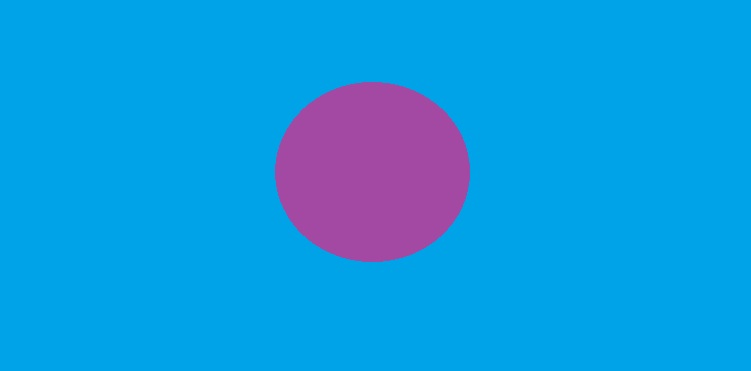
#> input picture A1.jpg, 751 x 371 px
$ python isolate_the_purple_zone.py
#> lines starting #> are read from the running program, lines starting #| are printed output that depends on the picture; after the words box and inside, x2 and y2 are one past the last pixel; in counts of white or black regions, pixels touching at a corner belong together

# importing cv2  and numpy
import cv2
import numpy as np

# Reading the image
imge = cv2.imread('./A1.jpg', cv2.IMREAD_COLOR)
#> imge is the input picture: shape (371, 751, 3); mean B, G, R 225.2, 154.1, 16.1

# Using fastNlMeansDenoisingColored() function for denoising
img = cv2.fastNlMeansDenoisingColored(imge, None, 20, 10, 7, 21)

# Calculating the height weight and channels
h, w, c = img.shape
#> h = 371; w = 751; c = 3

# Use the cvtColor() method of the cv2 module which takes the original image and the COLOR_BGR2GRAY attribute as an argument return black and white image.
gray_img = cv2.cvtColor(img, cv2.COLOR_BGR2GRAY)
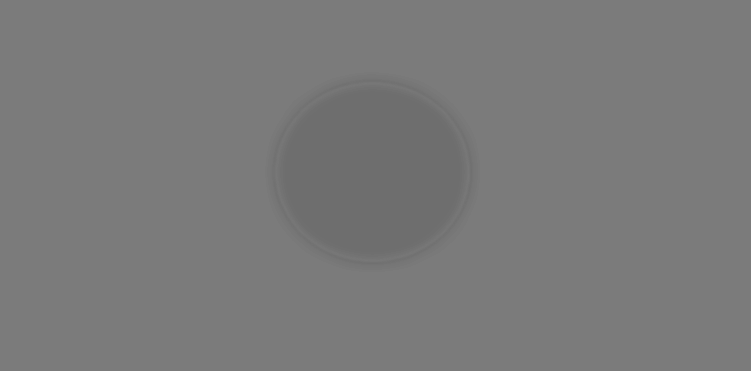
#> gray_img: shape (371, 751); min 110, max 123, mean 121.7

# Find the threshold. In the threshold() method, the last argument defines the style of the threshold
_, thresh = cv2.threshold(gray_img, 127, 255, cv2.THRESH_BINARY_INV + cv2.THRESH_OTSU)
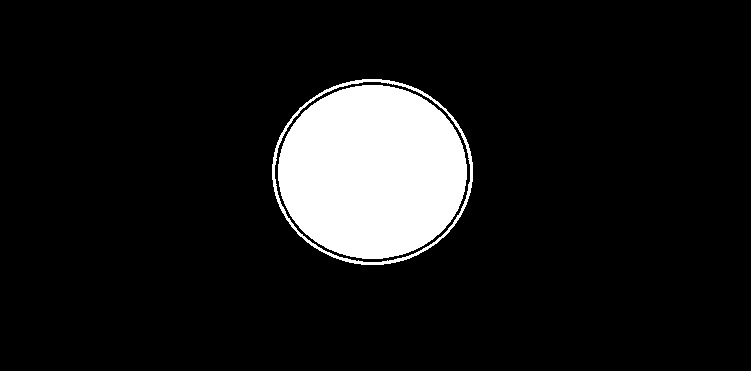
#> thresh: shape (371, 751); 9.9% white; 2 white regions

#Find the image contours. Use the findContours() which takes the image (we passed threshold here) and some attributes.
img_contours = cv2.findContours(thresh, cv2.RETR_TREE, cv2.CHAIN_APPROX_SIMPLE)[-2]
#> img_contours = 3 contours; box (x1, y1, x2, y2) and area: (272, 79, 473, 265) 29005, (274, 81, 471, 263) 27728, (278, 85, 467, 259) 25612

# Sort the contours.
img_contours = sorted(img_contours, key=cv2.contourArea)
for i in img_contours:
    if cv2.contourArea(i) > 100:
        break
#> this loop made 1 pass


# Generate the mask using np.zeros:
mask = np.zeros(img.shape[:2], np.uint8)

# Draw contours:
cv2.drawContours(mask, [i], -1, 255, -1)
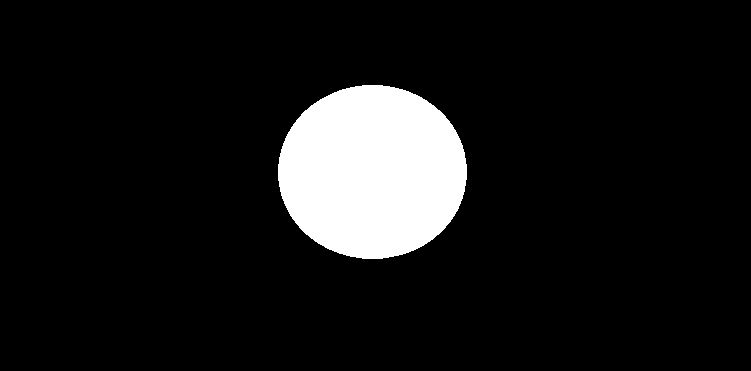
#> mask: shape (371, 751); 9.3% white; 1 white region, box (x1, y1, x2, y2) and area: (278, 85, 467, 259) 25870

# Apply the bitwise_and operator:
new_img = cv2.bitwise_and(img, img, mask=mask)
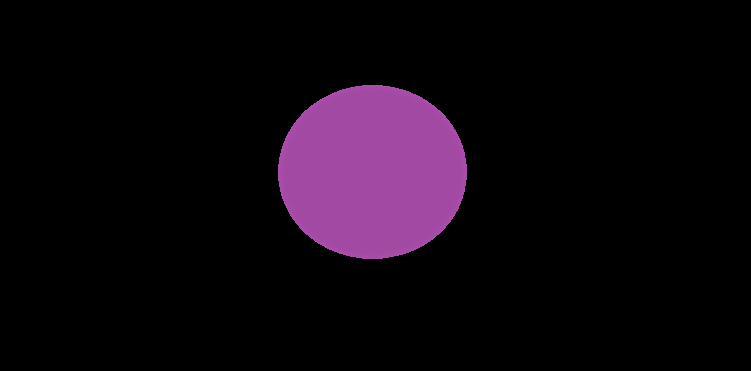
#> new_img: shape (371, 751, 3); mean B, G, R 15.2, 6.8, 15.1

# create zeros mask 2 pixels larger in each dimension
mask = np.zeros([h + 2, w + 2], np.uint8)

# do floodfill for white background
cv2.floodFill(new_img, mask, (619, 342), (255, 255, 255), (3, 151, 65), (3, 151, 65), flags=8)
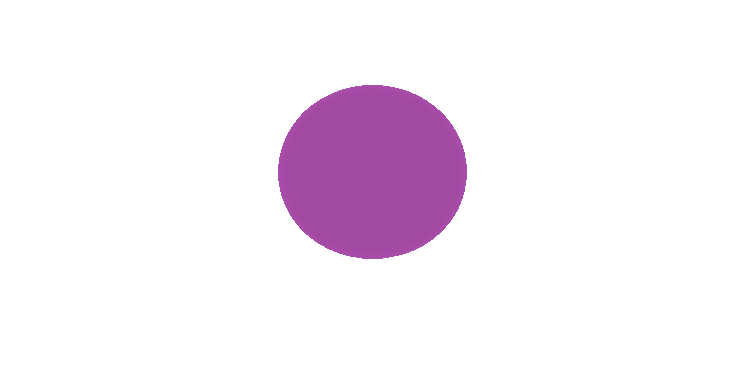
#> new_img: shape (371, 751, 3); mean B, G, R 246.5, 238.1, 246.4


# display the Oeriginal image
cv2.imshow("Original Image", img)

# display the Isolated purple shape
cv2.imshow("Isolated shape with background removed", new_img)

#display untill manually stop
cv2.waitKey(0)
